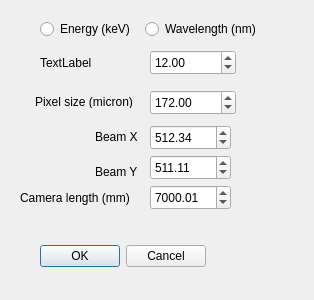
<?xml version="1.0" encoding="UTF-8"?>
<ui version="4.0">
 <class>Dialog</class>
 <widget class="QDialog" name="Dialog">
  <property name="geometry">
   <rect>
    <x>0</x>
    <y>0</y>
    <width>314</width>
    <height>300</height>
   </rect>
  </property>
  <property name="windowTitle">
   <string>Dialog</string>
  </property>
  <widget class="QDialogButtonBox" name="buttonBox">
   <property name="geometry">
    <rect>
     <x>15</x>
     <y>240</y>
     <width>191</width>
     <height>32</height>
    </rect>
   </property>
   <property name="orientation">
    <enum>Qt::Horizontal</enum>
   </property>
   <property name="standardButtons">
    <set>QDialogButtonBox::Cancel|QDialogButtonBox::Ok</set>
   </property>
  </widget>
  <widget class="QRadioButton" name="radio_E">
   <property name="geometry">
    <rect>
     <x>40</x>
     <y>20</y>
     <width>97</width>
     <height>18</height>
    </rect>
   </property>
   <property name="text">
    <string>Energy (keV)</string>
   </property>
  </widget>
  <widget class="QRadioButton" name="radio_W">
   <property name="geometry">
    <rect>
     <x>145</x>
     <y>20</y>
     <width>126</width>
     <height>18</height>
    </rect>
   </property>
   <property name="text">
    <string>Wavelength (nm)</string>
   </property>
  </widget>
  <widget class="QDoubleSpinBox" name="dsb_Energy">
   <property name="geometry">
    <rect>
     <x>150</x>
     <y>50</y>
     <width>86</width>
     <height>25</height>
    </rect>
   </property>
   <property name="locale">
    <locale language="English" country="Australia"/>
   </property>
   <property name="value">
    <double>12.000000000000000</double>
   </property>
  </widget>
  <widget class="QDoubleSpinBox" name="dsb_dist">
   <property name="geometry">
    <rect>
     <x>150</x>
     <y>185</y>
     <width>81</width>
     <height>25</height>
    </rect>
   </property>
   <property name="locale">
    <locale language="English" country="Australia"/>
   </property>
   <property name="maximum">
    <double>1677000000.000000000000000</double>
   </property>
   <property name="value">
    <double>7000.010000000000218</double>
   </property>
  </widget>
  <widget class="QDoubleSpinBox" name="dsb_x_beam">
   <property name="geometry">
    <rect>
     <x>150</x>
     <y>125</y>
     <width>81</width>
     <height>25</height>
    </rect>
   </property>
   <property name="locale">
    <locale language="English" country="Australia"/>
   </property>
   <property name="maximum">
    <double>1677000000.000000000000000</double>
   </property>
   <property name="value">
    <double>512.340000000000032</double>
   </property>
  </widget>
  <widget class="QDoubleSpinBox" name="dsb_y_beam">
   <property name="geometry">
    <rect>
     <x>150</x>
     <y>155</y>
     <width>81</width>
     <height>25</height>
    </rect>
   </property>
   <property name="locale">
    <locale language="English" country="Australia"/>
   </property>
   <property name="maximum">
    <double>1677000000.000000000000000</double>
   </property>
   <property name="value">
    <double>511.110000000000014</double>
   </property>
  </widget>
  <widget class="QLabel" name="e_label">
   <property name="geometry">
    <rect>
     <x>40</x>
     <y>55</y>
     <width>101</width>
     <height>16</height>
    </rect>
   </property>
   <property name="text">
    <string>TextLabel</string>
   </property>
  </widget>
  <widget class="QLabel" name="label">
   <property name="geometry">
    <rect>
     <x>20</x>
     <y>190</y>
     <width>121</width>
     <height>16</height>
    </rect>
   </property>
   <property name="text">
    <string>Camera length (mm)</string>
   </property>
  </widget>
  <widget class="QLabel" name="label_2">
   <property name="geometry">
    <rect>
     <x>95</x>
     <y>130</y>
     <width>56</width>
     <height>13</height>
    </rect>
   </property>
   <property name="text">
    <string>Beam X</string>
   </property>
  </widget>
  <widget class="QLabel" name="label_3">
   <property name="geometry">
    <rect>
     <x>95</x>
     <y>165</y>
     <width>56</width>
     <height>13</height>
    </rect>
   </property>
   <property name="text">
    <string>Beam Y</string>
   </property>
  </widget>
  <widget class="QDoubleSpinBox" name="dsb_pixel1">
   <property name="geometry">
    <rect>
     <x>150</x>
     <y>90</y>
     <width>86</width>
     <height>25</height>
    </rect>
   </property>
   <property name="locale">
    <locale language="English" country="Australia"/>
   </property>
   <property name="maximum">
    <double>1677000000.000000000000000</double>
   </property>
   <property name="value">
    <double>172.000000000000000</double>
   </property>
  </widget>
  <widget class="QLabel" name="label_4">
   <property name="geometry">
    <rect>
     <x>35</x>
     <y>95</y>
     <width>111</width>
     <height>13</height>
    </rect>
   </property>
   <property name="text">
    <string>Pixel size (micron)</string>
   </property>
  </widget>
 </widget>
 <resources/>
 <connections>
  <connection>
   <sender>buttonBox</sender>
   <signal>accepted()</signal>
   <receiver>Dialog</receiver>
   <slot>accept()</slot>
   <hints>
    <hint type="sourcelabel">
     <x>248</x>
     <y>254</y>
    </hint>
    <hint type="destinationlabel">
     <x>157</x>
     <y>274</y>
    </hint>
   </hints>
  </connection>
  <connection>
   <sender>buttonBox</sender>
   <signal>rejected()</signal>
   <receiver>Dialog</receiver>
   <slot>reject()</slot>
   <hints>
    <hint type="sourcelabel">
     <x>316</x>
     <y>260</y>
    </hint>
    <hint type="destinationlabel">
     <x>286</x>
     <y>274</y>
    </hint>
   </hints>
  </connection>
 </connections>
</ui>
